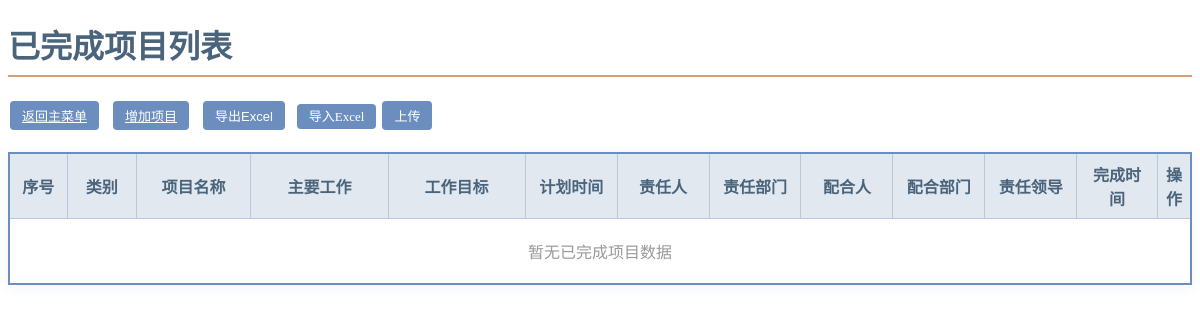
The app's page /finished_projects (signed in), older data.
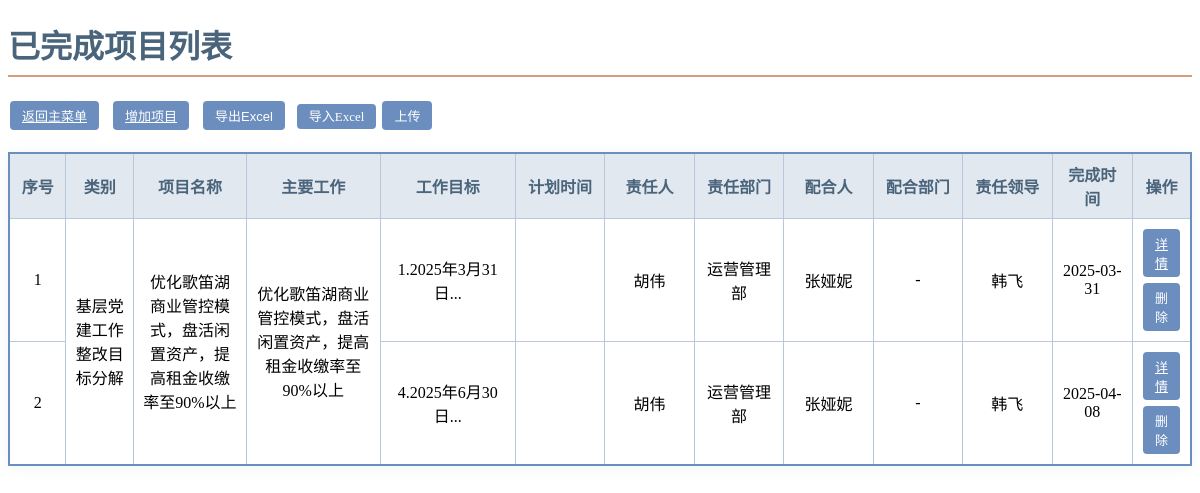
The same page, newer data.
### tables this page shows
CREATE TABLE finished_projects (
            id INTEGER PRIMARY KEY AUTOINCREMENT,
            original_id INTEGER,
            category TEXT NOT NULL,
            project_name TEXT NOT NULL,
            main_work TEXT NOT NULL,
            work_goal TEXT NOT NULL,
            completion_time DATE NOT NULL,
            responsible_person_id INTEGER REFERENCES users(id),
            responsible_department TEXT NOT NULL,
            collaborator TEXT,
            collaborating_department TEXT,
            responsible_leader_id INTEGER REFERENCES users(id),
            completion_status_1 TEXT,
            completion_status_2 TEXT,
            completion_status_3 TEXT,
            completion_status_4 TEXT,
            completion_status_5 TEXT,
            completion_status_6 TEXT,
            completion_status_7 TEXT,
            completion_status_8 TEXT,
            completion_status_9 TEXT,
            completion_status_10 TEXT,
            completion_time_finished DATE,
            final_summary TEXT,
            summary_status TEXT CHECK(summary_status IN ('pending', 'approved', 'rejected')),
            summary_submitted_at TIMESTAMP,
            summary_reviewed_at TIMESTAMP,
            review_comment TEXT
        );

CREATE TABLE users (
            id INTEGER PRIMARY KEY AUTOINCREMENT,
            username TEXT NOT NULL UNIQUE,
            password TEXT NOT NULL,
            phone TEXT,
            is_admin INTEGER DEFAULT 0,
            created_at TIMESTAMP DEFAULT CURRENT_TIMESTAMP
        );

### app.py (the view, shortened to what this page needs)
@app.route('/finished_projects', methods=['GET', 'POST'])
def finished_projects():
    current_datetime = datetime.datetime.now()
    if 'user_id' not in session:
        flash('请先登录以访问该页面', 'warning')
        return redirect(url_for('login', next=request.url))
    is_admin = session.get('is_admin', 0)
    error = None
    all_entries_sorted = []
    with get_db() as conn:
        try:
            raw_projects = conn.execute('''
                SELECT
                    fp.id AS project_id,
                    fp.category,
                    fp.project_name,
                    fp.main_work,
                    fp.work_goal,
                    fp.completion_time,
                    u1.username AS responsible_person,
                    fp.responsible_department,
                    fp.collaborator,
                    fp.collaborating_department,
                    u3.username AS responsible_leader,
                    fp.completion_time_finished,
                    CASE
                        WHEN fp.completion_time_finished > fp.completion_time
                            THEN '逾期'
                        ELSE '正常'
                    END AS status
                FROM finished_projects fp
                LEFT JOIN users u1 ON fp.responsible_person_id = u1.id
                LEFT JOIN users u3 ON fp.responsible_leader_id = u3.id
                ORDER BY fp.category, fp.project_name, fp.main_work
            ''').fetchall()
            work_groups = {}
            for idx, entry in enumerate(raw_projects):
                work_key = (entry['category'], entry['project_name'], entry['main_work'])
                work_groups.setdefault(work_key, []).append(idx)
            all_entries_sorted = [dict(entry) for entry in raw_projects]
            for work_key, indices in work_groups.items():
                first_entry = all_entries_sorted[indices[0]]
                first_entry['main_work_rowspan'] = len(indices)
                for i in indices[1:]:
                    all_entries_sorted[i]['main_work_rowspan'] = 0
        except sqlite3.OperationalError as e:
            flash(f'数据库操作错误: {str(e)}', 'error')
            return redirect(url_for('index'))
        except Exception as e:
            flash(f'数据加载失败: {str(e)}', 'error')
            return redirect(url_for('index'))
    return render_template('finished_projects.html',
                        all_entries_sorted=all_entries_sorted,
                        is_admin=is_admin,
                        current_datetime=current_datetime)

### app.py (called while the page is built)
def get_db():
    if not hasattr(g, '_database'):
        try:
            g._database = sqlite3.connect(app.config['DATABASE'])
            g._database.row_factory = sqlite3.Row
            init_sqlite_schema(g._database)
        except sqlite3.Error as e:
            print(f"数据库连接失败: {str(e)}")
            raise
    return g._database

def format_datetime(value, format='%Y-%m-%d'):
    if isinstance(value, str):
        try:
            date_obj = datetime.datetime.strptime(value, '%Y-%m-%d')
            return date_obj.strftime(format)
        except ValueError:
            return value
    elif isinstance(value, datetime.date):
        return value.strftime(format)
    return value

### templates/finished_projects.html (shortened to what this page needs)
<!DOCTYPE html>
<html lang="zh-CN">
<head>
</head>
<body>
    <h1>已完成项目列表</h1>
    <div style="margin-bottom:15px; display: flex; align-items: center; gap: 10px; flex-wrap: wrap;">
        <a href="{{ url_for('index') }}" class="btn">返回主菜单</a>
        {% if is_admin %}
        <a href="{{ url_for('add_finished_project') }}" class="btn">增加项目</a>
        <form action="{{ url_for('download_projects') }}" method="get" style="margin:0">
            <button type="submit" class="btn">导出Excel</button>
        </form>
        <form action="{{ url_for('finished_projects') }}" method="post" enctype="multipart/form-data" style="margin:0">
            <label for="fileInput" class="btn" style="margin:0; cursor:pointer">导入Excel</label>
            <button type="submit" name="upload_projects" class="btn">上传</button>
        </form>
        {% endif %}
    </div>
    <table>
        <thead>
            <tr>
                <th>序号</th>
                <th>类别</th>
                <th>项目名称</th>
                <th>主要工作</th>
                <th>工作目标</th>
                <th>计划时间</th>
                <th>责任人</th>
                <th>责任部门</th>
                <th>配合人</th>
                <th>配合部门</th>
                <th>责任领导</th>
                <th>完成时间</th>
                <th>操作</th>
            </tr>
        </thead>
        <tbody>
            {% if not all_entries_sorted %}
                <tr>
                    <td colspan="13" class="no-data">暂无已完成项目数据</td>
                </tr>
            {% else %}
                {% set prev_group = [] %}
                {% for entry in all_entries_sorted %}
                    {% set current_group = [
                        entry.main_work,
                        entry.work_goal,
                        entry.responsible_person
                    ] %}
                    <tr class="
                    ">
                        <td>{{ loop.index }}</td>
                        {% if entry.main_work_rowspan > 0 %}
                        <td rowspan="{{ entry.main_work_rowspan }}">
                            {{ entry.category }}
                        </td>
                        <td rowspan="{{ entry.main_work_rowspan }}">
                            {{ entry.project_name }}
                        </td>
                        <td rowspan="{{ entry.main_work_rowspan }}">
                            {{ entry.main_work }}
                        </td>
                        {% endif %}
                        <td>{{ entry.work_goal|default('', true)|truncate(15) }}</td>
                        <td>{{ entry.plan_date|dateformat('%Y-%m-%d') }}</td>
                        <td>{{ entry.responsible_person|default('-', true) }}</td>
                        <td>{{ entry.responsible_department }}</td>
                        <td>{{ entry.collaborator|default('-', true) }}</td>
                        <td>{{ entry.collaborating_department|default('-', true) }}</td>
                        <td>{{ entry.responsible_leader|default('-', true) }}</td>
                        <td>
                            <span class="{% if entry.status == '逾期' %}status-overdue{% endif %}">
                                {{ entry.completion_time_finished|dateformat('%Y-%m-%d') }}
                            </span>
                        </td>
                        <td>
                            <div style="display:flex;flex-direction:column;gap:2px">
                                <a href="{{ url_for('finished_project_detail', project_id=entry.project_id) }}"
                                   class="btn">详情</a>
                                {% if is_admin %}
                                <form method="POST" action="{{ url_for('delete_finished_project', project_id=entry.project_id) }}">
                                    <button type="submit" class="btn btn-delete"
                                            onclick="return confirm('确认删除该已完成项目？')">
                                        删除
                                    </button>
                                </form>
                                {% endif %}
                            </div>
                        </td>
                    </tr>
                {% endfor %}
            {% endif %}
        </tbody>
    </table>
</body>
</html>

### templates/finished_projects.html (style rules this page uses)
table { width: 100%; border: 2px solid #6C8EBF; border-collapse: collapse; margin-top: 20px; box-shadow: 0 2px 12px rgba(108, 142, 191, 0.1); }
th, td { border: 1px solid #B8C7D9; padding: 8px; text-align: center; vertical-align: middle; word-wrap: break-word; }
th { background: #E1E8F0; color: #4A647B; font-weight: 600; }
.btn { background: #6C8EBF; color: white; padding: 5px 12px; border-radius: 4px; border: none; cursor: pointer; margin: 2px; font-size: 13px; }
h1 { color: #4A647B; border-bottom: 2px solid #D79B77; padding-bottom: 8px; }
th:nth-child(1) { width: 5%; }
th:nth-child(2) { width: 6%; }
th:nth-child(3) { width: 10%; }
th:nth-child(4) { width: 12%; }
th:nth-child(5) { width: 12%; }
th:nth-child(6) { width: 8%; }
th:nth-child(7) { width: 8%; }
th:nth-child(8) { width: 8%; }
th:nth-child(9) { width: 8%; }
th:nth-child(10) { width: 8%; }
th:nth-child(11) { width: 8%; }
th:nth-child(12) { width: 10%; }
th:nth-child(13) { width: 4%; }

Row changes from the older to the newer data that the page shows:
added finished_projects: category "基层党建工作整改目标分解", project_name "优化歌笛湖商业管控模式，盘活闲置资产，提高租金收缴率至90%以上", main_work "优化歌笛湖商业管控模式，盘活闲置资产，提高租金收缴率至90%以上", work_goal "1.2025年3月31日...", responsible_person "胡伟", responsible_department "运营管理部", collaborator "张娅妮", collaborating_department "-", responsible_leader "韩飞", completion_time_finished "2025-03-31"
added finished_projects: work_goal "4.2025年6月30日...", responsible_person "胡伟", responsible_department "运营管理部", collaborator "张娅妮", collaborating_department "-", responsible_leader "韩飞", completion_time_finished "2025-04-08"
Text that changed along with them:
text no longer shown: "暂无已完成项目数据"
